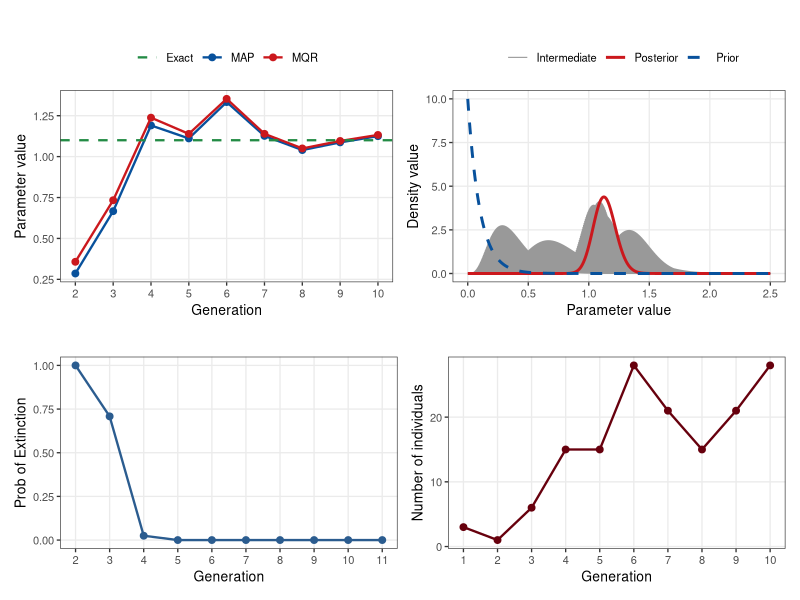
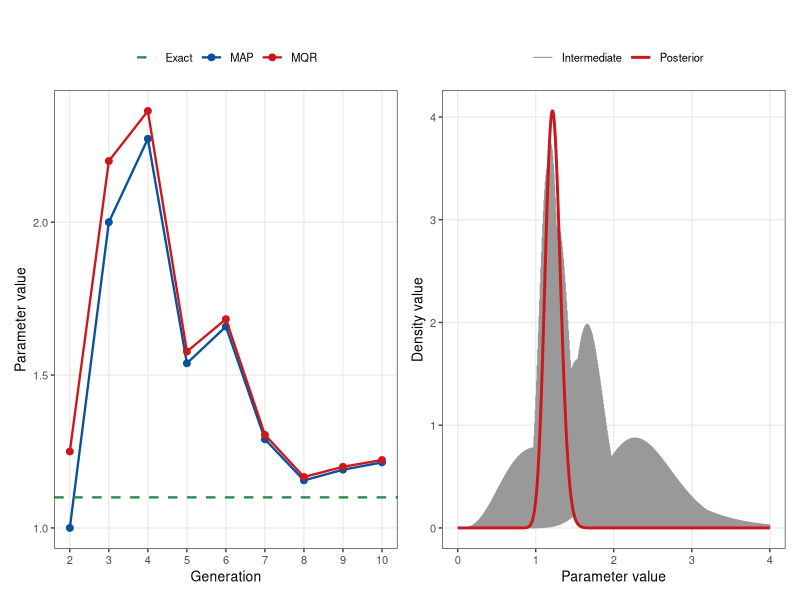
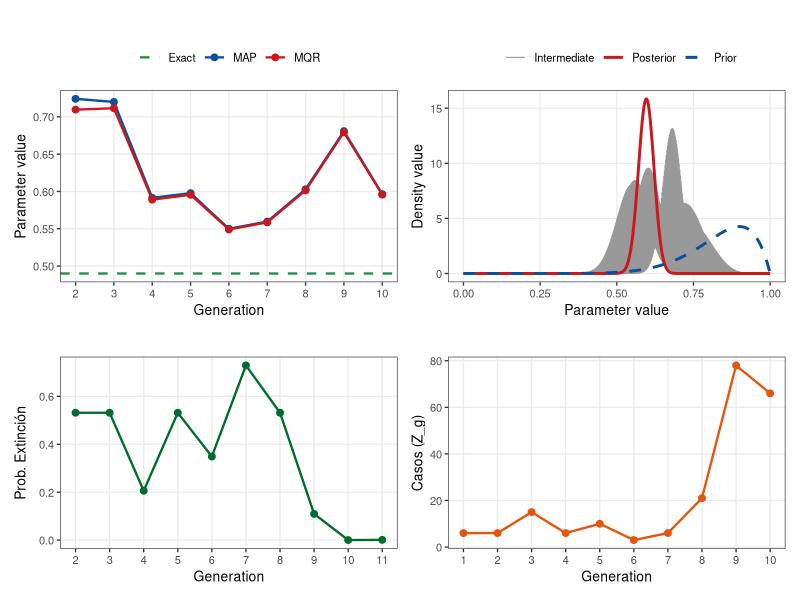
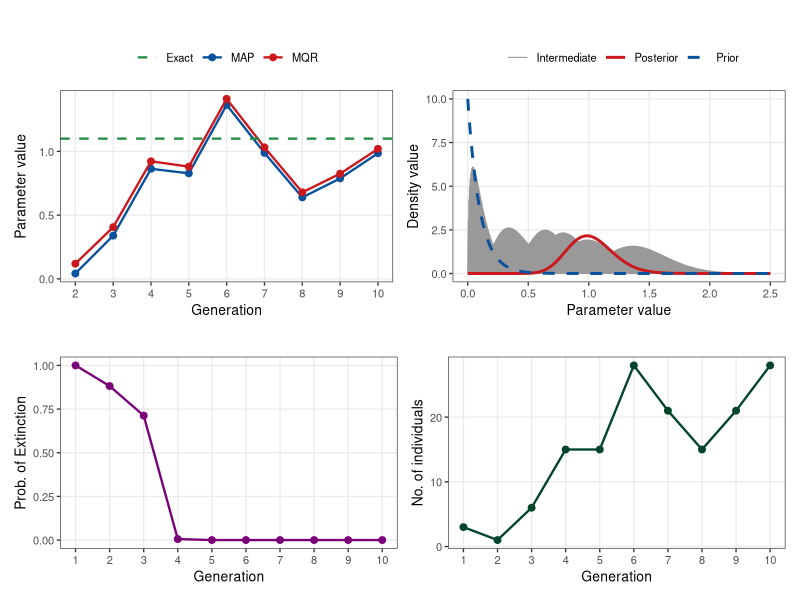
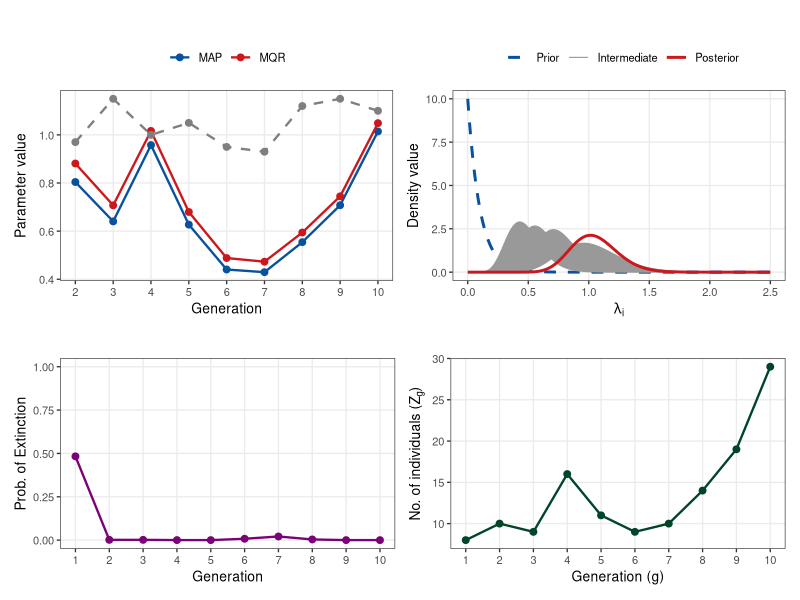

Source code (R) for these figures, in order:
# ==============================================================================
# "Bayesian Networks with Branching Processes: Modeling, Inference and Learning"
# ==============================================================================

if (!require("ggplot2")) install.packages("ggplot2")
if (!require("patchwork")) install.packages("patchwork")

library(ggplot2)
library(patchwork)

# ------------------------------------------------------------------------------
# Auxiliary functions
# ------------------------------------------------------------------------------

# ------------------
# GW tree generation
# ------------------
generate_gw_tree <- function(offspring_distribution = rpois, param = 1, max_generations = 10) {
  tree <- list()
  tree[[1]] <- list(id = 1, parent = 0)
  generations <- list()
  id_current <- 2
  current_generation <- list(1)
  
  for (gen in 1:max_generations) {
    new_generation <- list()
    for (id_parent in current_generation) {
      n_children <- offspring_distribution(1, param)
      if (n_children > 0) {
        for (i in 1:n_children) {
          tree[[id_current]] <- list(id = id_current, parent = id_parent)
          new_generation <- c(new_generation, id_current)
          id_current <- id_current + 1
        }
      }
    }
    if (length(new_generation) == 0) break
    current_generation <- new_generation
    generations[[gen]] <- new_generation
  }
  return(generations)
}

# -----------------
# Sample generation
# -----------------
generate_sample <- function(n, off_dist, param_value) {
  z <- 0
  while (length(z) < 2) {
    tree <- generate_gw_tree(offspring_distribution = off_dist, param = param_value, max_generations = n)
    for (i in 1:length(tree)) {
      if (length(tree) > 0) {
        z[i] <- sum(1:length(tree[[i]]))
      }
    }
  }
  l <- length(z)
  if (l < n) {
    for (i in (l + 1):n) {
      z[[i]] <- 0
    }
  }
  return(z)
}

# ------------------------------------------------------------------------------
# Plotting functions
# ------------------------------------------------------------------------------

# Panel A: Parameter estimation (MAP, MQR vs Real)
plot_estimates_gg <- function(df_est, exact_val = NULL, is_dynamic = FALSE, title = "A) Estimación de Parámetros") {
  p <- ggplot(df_est, aes(x = Generation)) +
    geom_line(aes(y = MAP, color = "MAP"), linewidth = 0.8) +
    geom_point(aes(y = MAP, color = "MAP"), size = 2) +
    geom_line(aes(y = MQR, color = "MQR"), linewidth = 0.8) +
    geom_point(aes(y = MQR, color = "MQR"), size = 2) +
    scale_x_continuous(breaks = min(df_est$Generation):max(df_est$Generation)) +
    scale_color_manual(
      name = NULL,
      values = c("MAP" = "#08519c", "MQR" = "#cb181d", "Exact" = "#238b45")
    ) +
    labs(title = title, x = "Generation", y = "Parameter value") +
    theme_bw(base_size = 10) +
    theme(plot.title = element_text(face = "bold"), panel.grid.minor = element_blank(), legend.position = "top")
  
  if (is_dynamic) {
    p <- p + geom_line(aes(y = Exact, color = "Exact"), linewidth = 0.8, linetype = "dashed") +
      geom_point(aes(y = Exact, color = "Exact"), size = 2)
  } else if (!is.null(exact_val)) {
    p <- p + geom_hline(aes(yintercept = exact_val, color = "Exact"), linetype = "dashed", linewidth = 0.8)
  }
  return(p)
}

# Panel B: Evolution of the posterior densities
plot_posterior_gg <- function(df_dens, title = "B) Evolución de la Distribución A Posteriori") {
  ggplot(df_dens, aes(x = x, y = Density, color = Etapa, group = Etapa)) +
    geom_line(aes(linewidth = Etapa, linetype = Etapa)) +
    scale_color_manual(
      name = "",
      values = c("Prior" = "#08519c", "Intermediate" = "gray60", "Posterior" = "#cb181d")
    ) +
    scale_linewidth_manual(
      name = "",
      values = c("Prior" = 1, "Intermediate" = 0.4, "Posterior" = 1)
    ) +
    scale_linetype_manual(
      name = "",
      values = c("Prior" = "dashed", "Intermediate" = "solid", "Posterior" = "solid")
    ) +
    labs(title = title, x = "Parameter value", y = "Density value") +
    theme_bw(base_size = 10) +
    theme(plot.title = element_text(face = "bold"), panel.grid.minor = element_blank(), legend.position = "top")
}

# Panel C and D: Probability of extingtion and population size
plot_series_gg <- function(df_series, y_var, y_label, title, color_hex = "#08519c") {
  ggplot(df_series, aes(x = Generation, y = .data[[y_var]])) +
    geom_line(color = color_hex, linewidth = 0.8) +
    geom_point(color = color_hex, size = 2) +
    scale_x_continuous(breaks = min(df_series$Generation):max(df_series$Generation)) +
    labs(title = title, x = "Generation", y = y_label) +
    theme_bw(base_size = 10) +
    theme(plot.title = element_text(face = "bold"), panel.grid.minor = element_blank())
}

# ==============================================================================
# MODEL 1: POISSON WITH INFORMATIVE GAMMA PRIOR
# ==============================================================================

set.seed(2)
k <- 10; n <- 10
offspring_parameter <- 1.1
z_large <- generate_sample(k, rpois, offspring_parameter)
z <- z_large[1:n]

alpha <- 1; beta <- 10; z0 <- 1
new_alpha <- alpha + z[1]
new_beta <- beta + z0

for (i in 2:length(z)) {
  new_alpha[i] <- new_alpha[i-1] + z[i] 
  new_beta[i]  <- new_beta[i-1] + z[i-1]
}

MCR_estimate <- new_alpha / new_beta
MAP_estimate <- (new_alpha - 1) / new_beta

df_est_m1 <- data.frame(Generation = 2:10, MAP = MAP_estimate[2:10], MQR = MCR_estimate[2:10])

# SAMPLING POSTERIOR DENSITY (Gamma)
x_grid <- seq(0, 2.5, length.out = 500)
df_dens_m1 <- data.frame(x = x_grid, Density = dgamma(x_grid, shape = alpha, rate = beta), Etapa = "Prior")

for (i in 2:(length(z)-1)) {
  df_dens_m1 <- rbind(df_dens_m1, data.frame(x = x_grid, Density = dgamma(x_grid, shape = new_alpha[i], rate = new_beta[i]), Etapa = "Intermediate"))
}
df_dens_m1 <- rbind(df_dens_m1, data.frame(x = x_grid, Density = dgamma(x_grid, shape = new_alpha[length(z)], rate = new_beta[length(z)]), Etapa = "Posterior"))

# PROBABILITY OF EXTINCTION
extinction_probability_poisson_model_1 <- function(N, z0, z, alpha, beta) {
  A <- beta + z0 + sum(z[1:(N-2)])
  B <- alpha + sum(z[1:(N-1)])
  C <- beta + z0 + sum(z[1:(N-1)])
  return((A / C)^B)
}

ep <- numeric(n + 1)
ep[1] <- 1
for (j in 2:(n+1)) ep[j] <- extinction_probability_poisson_model_1(j, z0, z, alpha, beta)

df_ext_m1 <- data.frame(Generation = 2:11, ProbExt = ep[2:11])
df_pop_m1 <- data.frame(Generation = 1:10, Poblacion = z[1:10])

# Multi-panel fig.
p1_m1 <- plot_estimates_gg(df_est_m1, exact_val = 1.1, title = "")
p2_m1 <- plot_posterior_gg(df_dens_m1, title = "")
p3_m1 <- plot_series_gg(df_ext_m1, "ProbExt", "Prob of Extinction", "", "#2b5c8f")
p4_m1 <- plot_series_gg(df_pop_m1, "Poblacion", "Number of individuals", "", "#67000d")

figura_m1_gamma <- (p1_m1 | p2_m1) / (p3_m1 | p4_m1)
print(figura_m1_gamma)

# ==============================================================================
# MODEL 1: POISSON WITH IMPROPER PRIOR (ALPHA=1, BETA=0)
# ==============================================================================

set.seed(2)
z <- generate_sample(10, rpois, 1.1)[1:10]
alpha <- 1; beta <- 0; z0 <- 1

new_alpha <- alpha + z[1]
new_beta <- beta + z0
for (i in 2:length(z)) {
  new_alpha[i] <- new_alpha[i-1] + z[i] 
  new_beta[i]  <- new_beta[i-1] + z[i-1]
}

MCR_estimate <- new_alpha / new_beta
MAP_estimate <- (new_alpha - 1) / new_beta

df_est_m1_imp <- data.frame(Generation = 2:10, MAP = MAP_estimate[2:10], MQR = MCR_estimate[2:10])

# Posterior densities
x_grid <- seq(0, 4, length.out = 500)
df_dens_m1_imp <- data.frame()
for (i in 2:(length(z)-1)) {
  df_dens_m1_imp <- rbind(df_dens_m1_imp, data.frame(x = x_grid, Density = dgamma(x_grid, shape = new_alpha[i], rate = new_beta[i]), Etapa = "Intermediate"))
}
df_dens_m1_imp <- rbind(df_dens_m1_imp, data.frame(x = x_grid, Density = dgamma(x_grid, shape = new_alpha[length(z)], rate = new_beta[length(z)]), Etapa = "Posterior"))

p1_m1_imp <- plot_estimates_gg(df_est_m1_imp, exact_val = 1.1, title = "")
p2_m1_imp <- plot_posterior_gg(df_dens_m1_imp, title = "")

figura_m1_impropia <- p1_m1_imp | p2_m1_imp
print(figura_m1_impropia)

# ==============================================================================
# MODEL 1: GEOMETRIC WITH BETA PRIOR
# ==============================================================================

set.seed(2)
z <- generate_sample(10, rgeom, 0.49)[1:10]
alpha <- 10; beta <- 2; z0 <- 1

new_alpha <- alpha + z[1]
new_beta <- beta + z0
for (i in 2:length(z)) {
  new_alpha[i] <- new_alpha[i-1] + z[i] 
  new_beta[i]  <- new_beta[i-1] + z[i-1]
}

MCR_geom <- new_alpha / (new_alpha + new_beta)
MAP_geom <- (new_alpha - 1) / (new_alpha + new_beta - 2)

df_est_geom <- data.frame(Generation = 2:10, MAP = MAP_geom[2:10], MQR = MCR_geom[2:10])

# Densities
x_grid <- seq(0, 1, length.out = 500)
df_dens_geom <- data.frame(x = x_grid, Density = dbeta(x_grid, alpha, beta), Etapa = "Prior")
for (i in 2:(length(z)-1)) {
  df_dens_geom <- rbind(df_dens_geom, data.frame(x = x_grid, Density = dbeta(x_grid, new_alpha[i], new_beta[i]), Etapa = "Intermediate"))
}
df_dens_geom <- rbind(df_dens_geom, data.frame(x = x_grid, Density = dbeta(x_grid, new_alpha[length(z)], new_beta[length(z)]), Etapa = "Posterior"))

# Extinction
extinction_probability_geometric_simulated_model_1 <- function(N, z0, z, alpha, beta) {
  theta <- (alpha - 1) / (alpha + beta - 2)
  size <- ifelse(N == 1, 0, z[N-1])
  return(dnbinom(0, size, theta))
}

ep_geom <- numeric(n + 1)
ep_geom[1] <- 1
for (j in 2:(n+1)) ep_geom[j] <- extinction_probability_geometric_simulated_model_1(j, z0, z, alpha, beta)

df_ext_geom <- data.frame(Generation = 2:11, ProbExt = ep_geom[2:11])
df_pop_geom <- data.frame(Generation = 1:10, Poblacion = z[1:10])

p1_geom <- plot_estimates_gg(df_est_geom, exact_val = 0.49, title = "")
p2_geom <- plot_posterior_gg(df_dens_geom, title = "")
p3_geom <- plot_series_gg(df_ext_geom, "ProbExt", "Prob. Extinción", "", "#006d2c")
p4_geom <- plot_series_gg(df_pop_geom, "Poblacion", "Casos (Z_g)", "", "#e6550d")

figura_geom_beta <- (p1_geom | p2_geom) / (p3_geom | p4_geom)
print(figura_geom_beta)

# ==============================================================================
# MODELO 2: POISSON WITH EVOLVING PARAMETER
# ==============================================================================

set.seed(2)
z <- generate_sample(10, rpois, 1.1)[1:10]
alpha <- 1; beta <- 10; z0 <- 1

new_alpha <- alpha + z[1]
new_beta <- beta + z0

for (i in 2:length(z)) {
  estimated_lambda <- (new_alpha[i-1] - 1) / new_beta[i-1]
  new_alpha[i] <- 2 * estimated_lambda + z[i] 
  new_beta[i]  <- new_beta[i-1] + 2
}

MCR_estimate <- new_alpha / new_beta
MAP_estimate <- (new_alpha - 1) / new_beta

df_est_m2 <- data.frame(Generation = 2:10, MAP = MAP_estimate[2:10], MQR = MCR_estimate[2:10])

x_grid <- seq(0, 2.5, length.out = 500)
df_dens_m2 <- data.frame(x = x_grid, Density = dgamma(x_grid, shape = alpha, rate = beta), Etapa = "Prior")
for (i in 2:(length(z)-1)) {
  df_dens_m2 <- rbind(df_dens_m2, data.frame(x = x_grid, Density = dgamma(x_grid, shape = new_alpha[i], rate = new_beta[i]), Etapa = "Intermediate"))
}
df_dens_m2 <- rbind(df_dens_m2, data.frame(x = x_grid, Density = dgamma(x_grid, shape = new_alpha[length(z)], rate = new_beta[length(z)]), Etapa = "Posterior"))

ep_m2 <- numeric(n)
ep_m2[1] <- 1
for (j in 2:n) ep_m2[j] <- dpois(0, z[j-1] * MAP_estimate[j])

df_ext_m2 <- data.frame(Generation = 1:10, ProbExt = ep_m2)
df_pop_m2 <- data.frame(Generation = 1:10, Poblacion = z[1:10])

p1_m2 <- plot_estimates_gg(df_est_m2, exact_val = 1.1, title = "")
p2_m2 <- plot_posterior_gg(df_dens_m2, title = "")
p3_m2 <- plot_series_gg(df_ext_m2, "ProbExt", "Prob. of Extinction", "", "#7a0177")
p4_m2 <- plot_series_gg(df_pop_m2, "Poblacion", "No. of individuals", "", "#004529")

figura_m2_evolutivo <- (p1_m2 | p2_m2) / (p3_m2 | p4_m2)
print(figura_m2_evolutivo)


# ==============================================================================
# MODELO 2: SAMPLING WITH DYNAMIC LAMBDAS FROM TABLE 1
# ==============================================================================


# ------------------------------------------------------------------------------
# 1. SIMULATIONS AND COMPUTATIONS
# ------------------------------------------------------------------------------

set.seed(20)
lambdas_tabla1 <- c(5, 0.97, 1.15, 1, 1.05, 0.95, 0.93, 1.12, 1.15, 1.1)
n <- length(lambdas_tabla1)
z0 <- 1

# Generation of the branching process (Z_g)
z <- numeric(n)
z[1] <- rpois(1, lambdas_tabla1[1] * z0)
for (i in 2:n) {
  z[i] <- rpois(1, lambdas_tabla1[i] * z[i-1])
}

# Prior Gamma(1, 10)
alpha_0 <- 1
beta_0  <- 10

new_alpha <- numeric(n)
new_beta  <- numeric(n)

new_alpha[1] <- alpha_0 + z[1]
new_beta[1]  <- beta_0 + z0

for (i in 2:n) {
  estimated_lambda <- (new_alpha[i-1] - 1) / new_beta[i-1]
  new_alpha[i] <- 2 * estimated_lambda + z[i]
  new_beta[i]  <- new_beta[i-1] + 2
}

# MAP and MQR
MCR_estimate <- new_alpha / new_beta
MAP_estimate <- (new_alpha - 1) / new_beta

# Extinction prob.
ep <- numeric(n)
ep[1] <- dpois(0, z0 * MAP_estimate[1])
for (j in 2:n) {
  ep[j] <- dpois(0, z[j-1] * MAP_estimate[j])
}

# ------------------------------------------------------------------------------
# 2. DATA STRUCTURE FOR GGPLOT2
# ------------------------------------------------------------------------------

# Panel A: Estimations (Generations 2 to 10)
df_est_dyn <- data.frame(
  Generation = 2:n,
  MAP = MAP_estimate[2:n],
  MQR = MCR_estimate[2:n],
  Exact = lambdas_tabla1[2:n]
)

# Panel B: Evolution of posterior densities
x_grid <- seq(0, 2.5, length.out = 500)

df_dens_dyn <- data.frame(
  x = x_grid, 
  Density = dgamma(x_grid, shape = alpha_0, rate = beta_0), 
  Etapa = "Prior"
)

for (i in 2:(n - 1)) {
  df_dens_dyn <- rbind(
    df_dens_dyn, 
    data.frame(
      x = x_grid, 
      Density = dgamma(x_grid, shape = new_alpha[i], rate = new_beta[i]), 
      Etapa = "Intermediate"
    )
  )
}

df_dens_dyn <- rbind(
  df_dens_dyn, 
  data.frame(
    x = x_grid, 
    Density = dgamma(x_grid, shape = new_alpha[n], rate = new_beta[n]), 
    Etapa = "Posterior"
  )
)

df_dens_dyn$Etapa <- factor(
  df_dens_dyn$Etapa, 
  levels = c("Prior", "Intermediate", "Posterior")
)

# Panels C and D: Time series
df_ext_dyn <- data.frame(Generation = 1:n, ProbExt = ep)
df_pop_dyn <- data.frame(Generation = 1:n, Poblacion = z)

# ------------------------------------------------------------------------------
# 3. Panel generation
# ------------------------------------------------------------------------------

# Panel A: Estimation ofLambda
p1_dyn <- ggplot(df_est_dyn, aes(x = Generation)) +
  geom_line(aes(y = MAP, color = "MAP"), linewidth = 0.8) +
  geom_point(aes(y = MAP, color = "MAP"), size = 2) +
  geom_line(aes(y = MQR, color = "MQR"), linewidth = 0.8) +
  geom_point(aes(y = MQR, color = "MQR"), size = 2) +
  geom_line(aes(y = Exact, color = "Exact"), linewidth = 0.8, linetype = "dashed") +
  geom_point(aes(y = Exact, color = "Exact"), size = 2) +
  scale_x_continuous(breaks = 2:n) +
  scale_color_manual(
    name = NULL,
    values = c("MAP" = "#08519c", "MQR" = "#cb181d", "Exacto" = "#238b45")
  ) +
  labs(
    title = "", 
    x = "Generation", 
    y = "Parameter value"
  ) +
  theme_bw(base_size = 10) +
  theme(
    plot.title = element_text(face = "bold"), 
    panel.grid.minor = element_blank(), 
    legend.position = "top"
  )

# Panel B: Posterior densities
p2_dyn <- ggplot(df_dens_dyn, aes(x = x, y = Density, color = Etapa, group = Etapa)) +
  geom_line(aes(linewidth = Etapa, linetype = Etapa)) +
  scale_color_manual(
    name = "",
    values = c("Prior" = "#08519c", "Intermediate" = "gray60", "Posterior" = "#cb181d")
  ) +
  scale_linewidth_manual(
    name = "",
    values = c("Prior" = 1, "Intermediate" = 0.4, "Posterior" = 1)
  ) +
  scale_linetype_manual(
    name = "",
    values = c("Prior" = "dashed", "Intermediate" = "solid", "Posterior" = "solid")
  ) +
  labs(
    title = "", 
    x = expression(lambda[i]), 
    y = "Density value"
  ) +
  theme_bw(base_size = 10) +
  theme(
    plot.title = element_text(face = "bold"), 
    panel.grid.minor = element_blank(), 
    legend.position = "top"
  )

# Panel C: Prob. of Extinction
p3_dyn <- ggplot(df_ext_dyn, aes(x = Generation, y = ProbExt)) +
  geom_line(color = "#7a0177", linewidth = 0.8) +
  geom_point(color = "#7a0177", size = 2) +
  scale_x_continuous(breaks = 1:n) +
  scale_y_continuous(limits = c(0, 1)) +
  labs(
    title = "", 
    x = "Generation", 
    y = "Prob. of Extinction"
  ) +
  theme_bw(base_size = 10) +
  theme(
    plot.title = element_text(face = "bold"), 
    panel.grid.minor = element_blank()
  )

# Panel D: Population size
p4_dyn <- ggplot(df_pop_dyn, aes(x = Generation, y = Poblacion)) +
  geom_line(color = "#004529", linewidth = 0.8) +
  geom_point(color = "#004529", size = 2) +
  scale_x_continuous(breaks = 1:n) +
  labs(
    title = "", 
    x = "Generation (g)", 
    y = expression("No. of individuals (" * Z[g] * ")")
  ) +
  theme_bw(base_size = 10) +
  theme(
    plot.title = element_text(face = "bold"), 
    panel.grid.minor = element_blank()
  )

# ------------------------------------------------------------------------------
# 4. Multi panel composition
# ------------------------------------------------------------------------------

figura_m2_tabla1_homogenea <- (p1_dyn | p2_dyn) / (p3_dyn | p4_dyn)
print(figura_m2_tabla1_homogenea)
